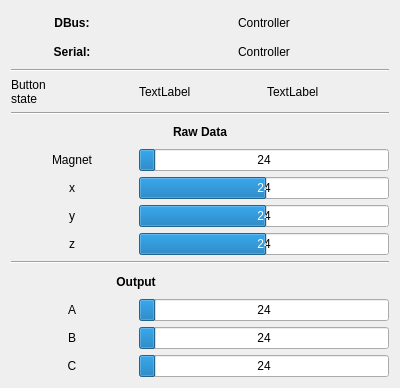
<?xml version="1.0" encoding="UTF-8"?>
<ui version="4.0">
 <class>MainWindow</class>
 <widget class="QMainWindow" name="MainWindow">
  <property name="geometry">
   <rect>
    <x>0</x>
    <y>0</y>
    <width>400</width>
    <height>388</height>
   </rect>
  </property>
  <property name="windowTitle">
   <string>MainWindow</string>
  </property>
  <widget class="QWidget" name="centralWidget">
   <layout class="QGridLayout" name="gridLayout_2">
    <item row="3" column="0">
     <widget class="QLabel" name="label">
      <property name="text">
       <string>Button
state</string>
      </property>
     </widget>
    </item>
    <item row="8" column="0">
     <widget class="QLabel" name="label_3">
      <property name="text">
       <string>x</string>
      </property>
      <property name="alignment">
       <set>Qt::AlignCenter</set>
      </property>
     </widget>
    </item>
    <item row="9" column="0">
     <widget class="QLabel" name="label_4">
      <property name="text">
       <string>y</string>
      </property>
      <property name="alignment">
       <set>Qt::AlignCenter</set>
      </property>
     </widget>
    </item>
    <item row="7" column="0">
     <widget class="QLabel" name="label_2">
      <property name="text">
       <string>Magnet</string>
      </property>
      <property name="alignment">
       <set>Qt::AlignCenter</set>
      </property>
     </widget>
    </item>
    <item row="10" column="0">
     <widget class="QLabel" name="label_5">
      <property name="text">
       <string>z</string>
      </property>
      <property name="alignment">
       <set>Qt::AlignCenter</set>
      </property>
     </widget>
    </item>
    <item row="0" column="0">
     <widget class="QLabel" name="label_6">
      <property name="font">
       <font>
        <weight>75</weight>
        <bold>true</bold>
       </font>
      </property>
      <property name="text">
       <string>DBus:</string>
      </property>
      <property name="alignment">
       <set>Qt::AlignCenter</set>
      </property>
     </widget>
    </item>
    <item row="1" column="0">
     <widget class="QLabel" name="label_8">
      <property name="font">
       <font>
        <weight>75</weight>
        <bold>true</bold>
       </font>
      </property>
      <property name="text">
       <string>Serial:</string>
      </property>
      <property name="alignment">
       <set>Qt::AlignCenter</set>
      </property>
     </widget>
    </item>
    <item row="12" column="0" colspan="2">
     <widget class="QLabel" name="label_10">
      <property name="font">
       <font>
        <weight>75</weight>
        <bold>true</bold>
       </font>
      </property>
      <property name="text">
       <string>Output</string>
      </property>
      <property name="alignment">
       <set>Qt::AlignCenter</set>
      </property>
     </widget>
    </item>
    <item row="13" column="0">
     <widget class="QLabel" name="label_7">
      <property name="text">
       <string>A</string>
      </property>
      <property name="alignment">
       <set>Qt::AlignCenter</set>
      </property>
     </widget>
    </item>
    <item row="14" column="0">
     <widget class="QLabel" name="label_11">
      <property name="text">
       <string>B</string>
      </property>
      <property name="alignment">
       <set>Qt::AlignCenter</set>
      </property>
     </widget>
    </item>
    <item row="15" column="0">
     <widget class="QLabel" name="label_12">
      <property name="text">
       <string>C</string>
      </property>
      <property name="alignment">
       <set>Qt::AlignCenter</set>
      </property>
     </widget>
    </item>
    <item row="3" column="1">
     <widget class="QLabel" name="labelAButton">
      <property name="text">
       <string>TextLabel</string>
      </property>
     </widget>
    </item>
    <item row="3" column="2">
     <widget class="QLabel" name="labelBButton">
      <property name="text">
       <string>TextLabel</string>
      </property>
     </widget>
    </item>
    <item row="1" column="1" colspan="2">
     <widget class="QLabel" name="labelSerial">
      <property name="text">
       <string>Controller</string>
      </property>
      <property name="alignment">
       <set>Qt::AlignCenter</set>
      </property>
     </widget>
    </item>
    <item row="0" column="1" colspan="2">
     <widget class="QLabel" name="labelDBus">
      <property name="text">
       <string>Controller</string>
      </property>
      <property name="alignment">
       <set>Qt::AlignCenter</set>
      </property>
     </widget>
    </item>
    <item row="2" column="0" colspan="3">
     <widget class="Line" name="line_3">
      <property name="orientation">
       <enum>Qt::Horizontal</enum>
      </property>
     </widget>
    </item>
    <item row="5" column="0" colspan="3">
     <widget class="Line" name="line">
      <property name="orientation">
       <enum>Qt::Horizontal</enum>
      </property>
     </widget>
    </item>
    <item row="11" column="0" colspan="3">
     <widget class="Line" name="line_2">
      <property name="orientation">
       <enum>Qt::Horizontal</enum>
      </property>
     </widget>
    </item>
    <item row="6" column="0" colspan="3">
     <widget class="QLabel" name="label_9">
      <property name="font">
       <font>
        <weight>75</weight>
        <bold>true</bold>
       </font>
      </property>
      <property name="text">
       <string>Raw Data</string>
      </property>
      <property name="alignment">
       <set>Qt::AlignCenter</set>
      </property>
     </widget>
    </item>
    <item row="7" column="1" colspan="2">
     <widget class="QProgressBar" name="progressBarPhi">
      <property name="maximum">
       <number>360</number>
      </property>
      <property name="value">
       <number>24</number>
      </property>
      <property name="format">
       <string>%v</string>
      </property>
     </widget>
    </item>
    <item row="8" column="1" colspan="2">
     <widget class="QProgressBar" name="progressBarX">
      <property name="minimum">
       <number>-1024</number>
      </property>
      <property name="maximum">
       <number>1023</number>
      </property>
      <property name="value">
       <number>24</number>
      </property>
      <property name="format">
       <string>%v</string>
      </property>
     </widget>
    </item>
    <item row="9" column="1" colspan="2">
     <widget class="QProgressBar" name="progressBarY">
      <property name="minimum">
       <number>-1024</number>
      </property>
      <property name="maximum">
       <number>1023</number>
      </property>
      <property name="value">
       <number>24</number>
      </property>
      <property name="format">
       <string>%v</string>
      </property>
     </widget>
    </item>
    <item row="10" column="1" colspan="2">
     <widget class="QProgressBar" name="progressBarZ">
      <property name="minimum">
       <number>-1024</number>
      </property>
      <property name="maximum">
       <number>1023</number>
      </property>
      <property name="value">
       <number>24</number>
      </property>
      <property name="format">
       <string>%v</string>
      </property>
     </widget>
    </item>
    <item row="13" column="1" colspan="2">
     <widget class="QProgressBar" name="progressBarA">
      <property name="maximum">
       <number>360</number>
      </property>
      <property name="value">
       <number>24</number>
      </property>
      <property name="format">
       <string>%v</string>
      </property>
     </widget>
    </item>
    <item row="14" column="1" colspan="2">
     <widget class="QProgressBar" name="progressBarB">
      <property name="maximum">
       <number>360</number>
      </property>
      <property name="value">
       <number>24</number>
      </property>
      <property name="format">
       <string>%v</string>
      </property>
     </widget>
    </item>
    <item row="15" column="1" colspan="2">
     <widget class="QProgressBar" name="progressBarC">
      <property name="maximum">
       <number>360</number>
      </property>
      <property name="value">
       <number>24</number>
      </property>
      <property name="format">
       <string>%v</string>
      </property>
     </widget>
    </item>
   </layout>
  </widget>
 </widget>
 <layoutdefault spacing="6" margin="11"/>
 <resources/>
 <connections/>
</ui>
